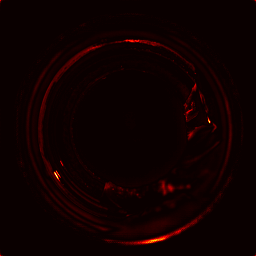
#> input picture artifacts/bottle/ae_heatmaps/hm_000.png, 256 x 256 px; its folder holds 4 pictures in this run
$ python visualize_heatmaps.py
#> lines starting #> are read from the running program, lines starting #| are printed output that depends on the picture
# scripts/visualize_heatmaps.py
import argparse
from pathlib import Path
import matplotlib.pyplot as plt
import numpy as np
from PIL import Image
import glob
import os

def visualize_heatmaps(category="bottle", artifacts_dir="artifacts", n=6):
    """
    Affiche quelques heatmaps sauvegardées par eval_ae.py
    (artifacts/<category>/ae_heatmaps/hm_*.png).
    """
#> called with category = 'bottle', artifacts_dir = 'artifacts', n = 6
    hm_dir = Path(artifacts_dir) / category / "ae_heatmaps"
    if not hm_dir.exists():
        raise FileNotFoundError(
            f"Dossier {hm_dir} introuvable.\n"
            f"→ Lance d'abord : py -m scripts.eval_ae --data_root data --category {category}"
        )

    hms = sorted(glob.glob(str(hm_dir / "hm_*.png")))
    if not hms:
        raise FileNotFoundError(
            f"Aucune heatmap trouvée dans {hm_dir}.\n"
            f"→ Relance l'évaluation AE pour en générer."
        )

    hms = hms[:n]
    cols = min(3, len(hms))
    rows = int(np.ceil(len(hms) / cols))

    plt.figure(figsize=(4*cols, 4*rows))
    for i, hm_path in enumerate(hms, 1):
        hm = np.array(Image.open(hm_path).convert("L")) / 255.0
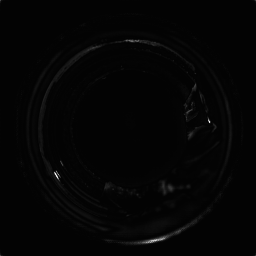
#> hm: shape (256, 256) float64; min 0.0118, max 1, mean 0.0182
        ax = plt.subplot(rows, cols, i)
        ax.imshow(hm, cmap="hot")
        ax.set_title(os.path.basename(hm_path).replace("hm_",""))
        ax.axis("off")
#> pass 2 of the loop in visualize_heatmaps, `for i, hm_path in enumerate(hms, 1):`:
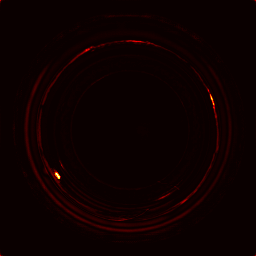
#> input picture artifacts/bottle/ae_heatmaps/hm_001.png, 256 x 256 px
#> in visualize_heatmaps, `hm = np.array(Image.open(hm_path).convert("L")) / 255.0`:
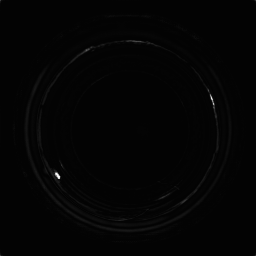
#> hm: shape (256, 256) float64; min 0.0118, max 1, mean 0.0162
#> pass 3 of the loop in visualize_heatmaps, `for i, hm_path in enumerate(hms, 1):`:
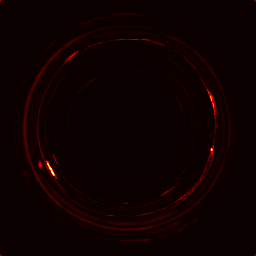
#> input picture artifacts/bottle/ae_heatmaps/hm_002.png, 256 x 256 px
#> in visualize_heatmaps, `hm = np.array(Image.open(hm_path).convert("L")) / 255.0`:
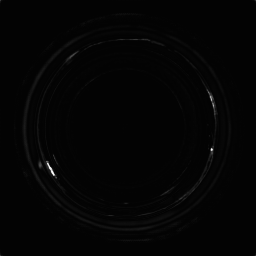
#> hm: shape (256, 256) float64; min 0.0118, max 1, mean 0.0168
#> the loop made 4 passes; the first 3 are shown

    plt.suptitle(f"AE heatmaps — {category}")
    plt.tight_layout()
    plt.show()
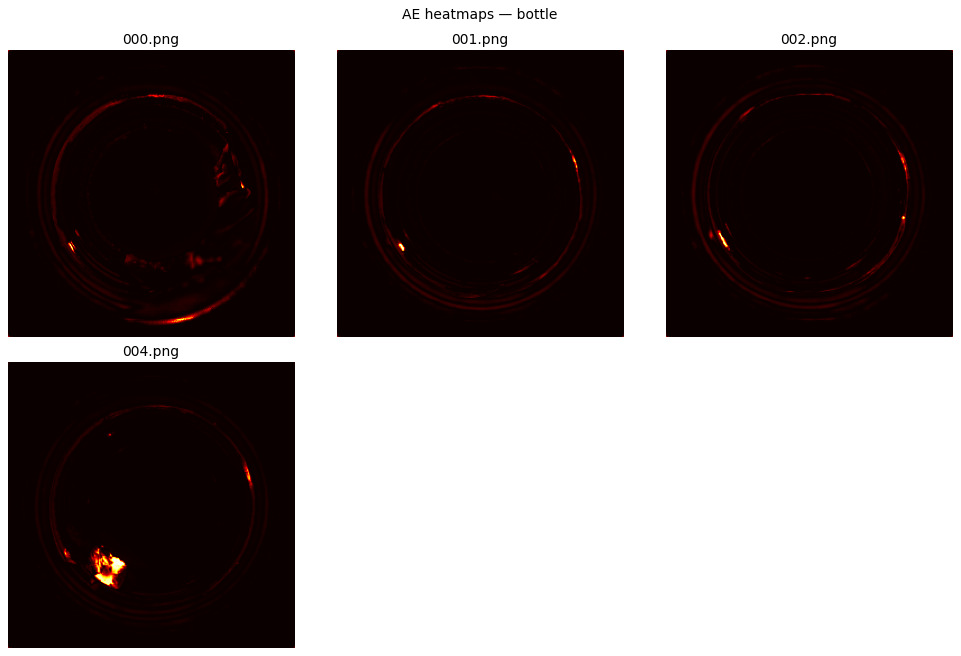
#> figure drawn by matplotlib, 4 panels

if __name__ == "__main__":
    p = argparse.ArgumentParser()
    p.add_argument("--category", type=str, default="bottle")
    p.add_argument("--artifacts_dir", type=str, default="artifacts")
    p.add_argument("--n", type=int, default=6)
    args = p.parse_args()
    visualize_heatmaps(args.category, args.artifacts_dir, args.n)
